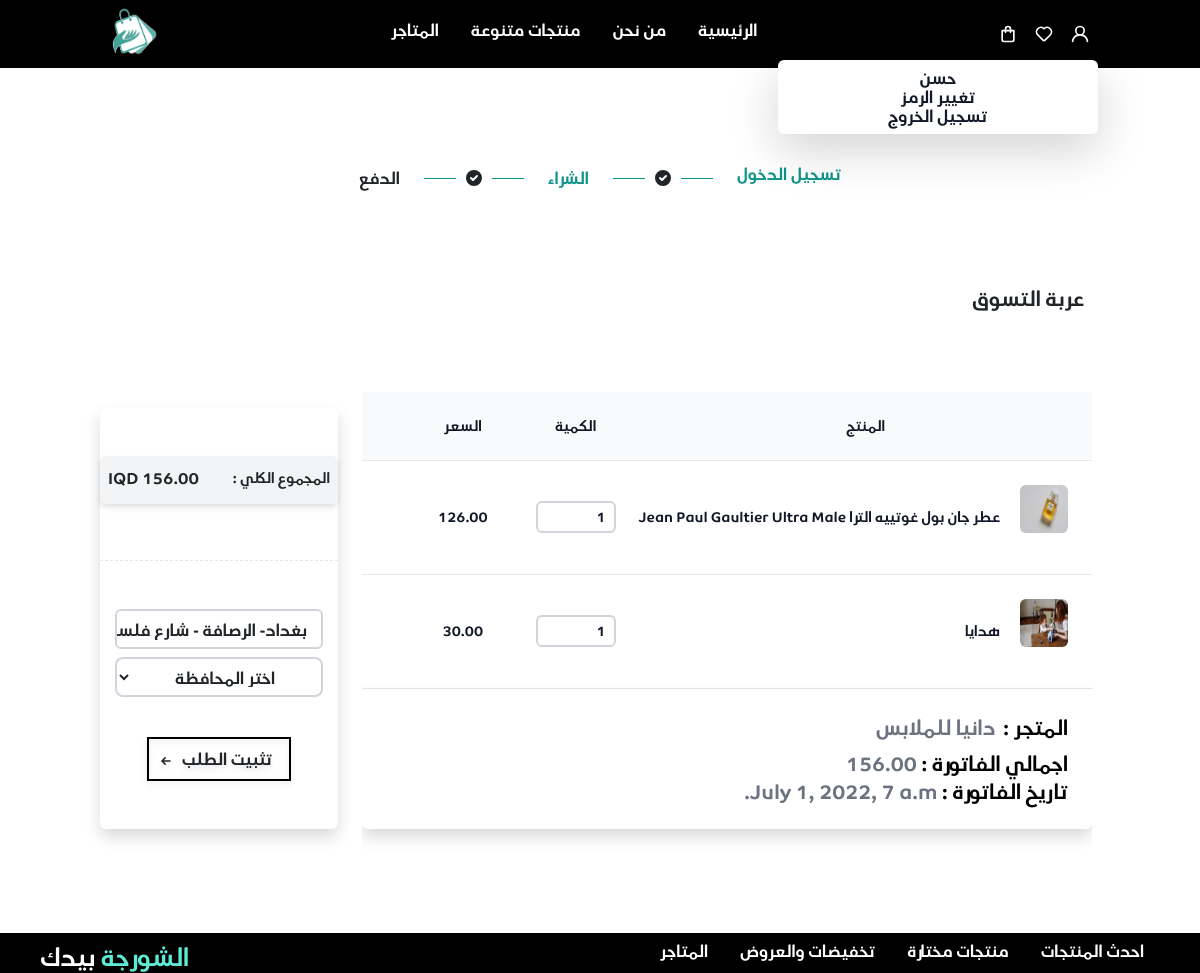
Page /shopper/brows_bills (signed in) on the earlier database version.
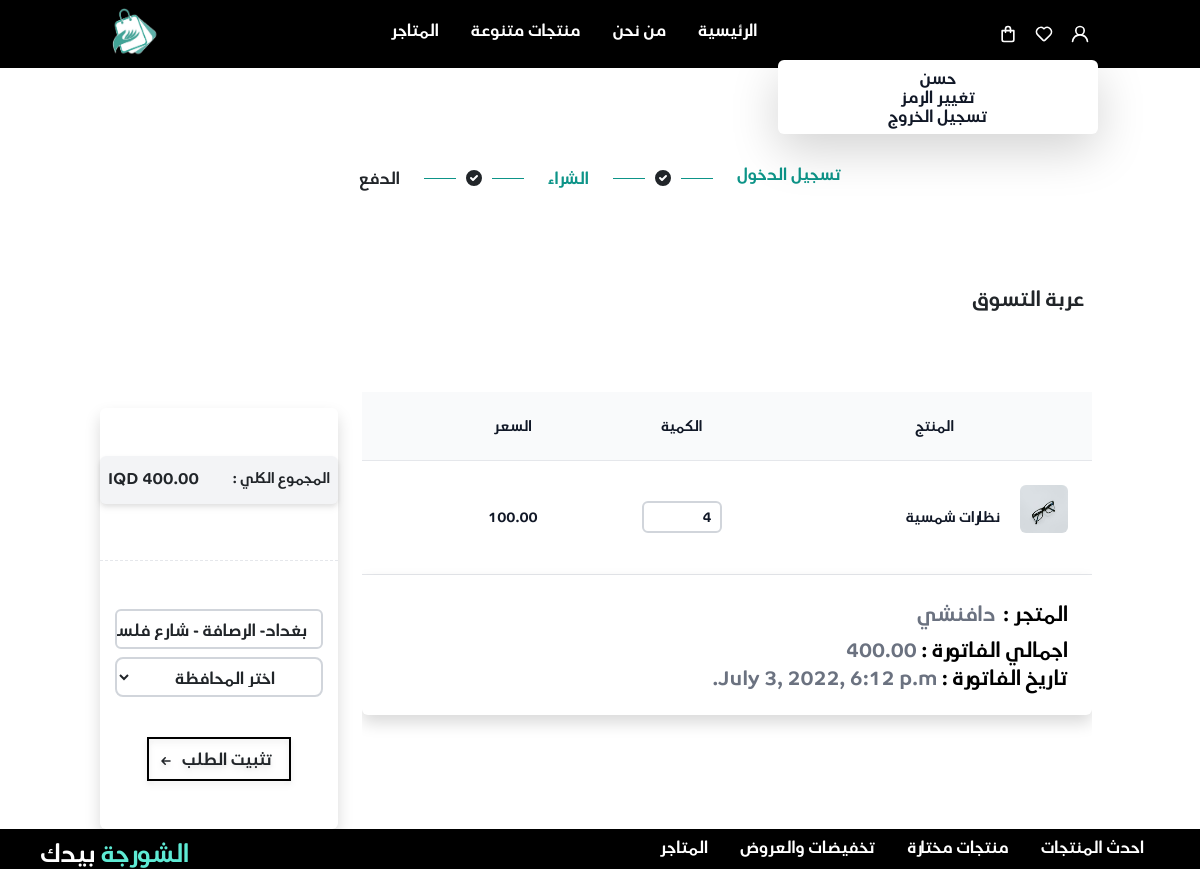
Same page on the later database version.
### jumla/models.py (models this page shows, shortened)
class Bill(models.Model):
    cart = models.ForeignKey(Cart, on_delete=models.CASCADE, related_name="bill_cart")
    shop = models.ForeignKey(Shop, on_delete=models.CASCADE, related_name="shop_bill")
    products = models.ManyToManyField(Bill_Items, related_name="bill_products")
    Date = models.DateTimeField(default=timezone.now)
    total = models.DecimalField(max_digits=12, decimal_places=2, default=0)
    def get_total(self):
        self.total = sum(i.item.price * i.qty for i in self.products.all())
        self.save()
        return self.total

class Bill_Items(models.Model):
    item = models.ForeignKey(Product, on_delete=models.CASCADE, null=True, related_name="product_item")
    qty = models.IntegerField(default=1)

class Product(models.Model):
    ProductName = models.CharField(max_length=255)
    Size = models.CharField(max_length=255)
    price = models.DecimalField(max_digits=12, decimal_places=2)
    description = models.CharField(max_length=255)
    shopOwner = models.ForeignKey(Shop, on_delete=models.CASCADE, related_name="shop_products")
    Date = models.DateTimeField(default=timezone.now)
    is_active = models.BooleanField(default=True)
    Category = models.ForeignKey(Category, on_delete=models.CASCADE, related_name="product_Category")

class product_Images(models.Model):
    image = models.ImageField(upload_to="images/", null=True)
    product = models.ForeignKey(Product, on_delete=models.CASCADE, related_name="Image_Product")
    class Meta:
        verbose_name = "product_Image"
        verbose_name_plural = "product_Images"

class Shop(models.Model):
    shopName = models.CharField(max_length=255)
    shopOwner = models.OneToOneField(User, on_delete=models.CASCADE, related_name="shopOwner")
    def __str__(self):
        return f"{self.shopName}"

class Cart(models.Model):
    userOwner = models.ForeignKey(User, on_delete=models.CASCADE, related_name="user_cart")
    Date = models.DateTimeField(default=timezone.now)
    total = models.DecimalField(default=0, max_digits=12, decimal_places=2, null=True)
    checkout = models.BooleanField(default=False, null=True)
    city = models.ForeignKey(Governorate, on_delete=models.CASCADE, related_name="cart_city", null=True)
    def get_cart_total(self):
        bills = Bill.objects.filter(cart_id=self.id)
        self.total = sum(b.total for b in bills)
        self.save()
        return self.total

### jumla/decorators.py (the view)
        def wrapper_func(request, *args, **kwargs):
            group = None
            if request.user.groups.exists():
                group = request.user.groups.all()[0].name
            if group in allowed_roles:
                return view_func(request, *args, **kwargs)
            else:
                return HttpResponse('not in group')

### jumla/views/shopper.py (called while the page is built, shortened)
@login_required(login_url='login')
@allowed_users(allowed_roles=['customer', 'admin'])
def show_cart_bills_order(request):
    cities = Governorate.objects.all()
    user_cart = Cart.objects.filter(userOwner=request.user).last()
    cart_bills = Bill.objects.filter(cart_id=user_cart.id)
    user_cart.total = user_cart.get_cart_total()
    bills_not_have_products = [result for shop in cart_bills.filter(total=0).values('shop') for result in shop.values()]
    for shop_id in bills_not_have_products:
        get_order_bill = Bill.objects.filter(cart_id=user_cart.id, shop_id=shop_id)
        get_order_bill.delete()
    for bill in cart_bills:
        bill.total = bill.get_total()
    context = {'bills': cart_bills,
               'cities': cities,
               'user_cart': user_cart
               }
    return render(request, "jumla/shopper/show_the_bills_ordered.html", context)

### jumla/templates/jumla/shopper/show_the_bills_ordered.html (shortened to what the changed rows need)
{% extends 'jumla/base/base.html' %}
{% load static %}
{% block content %}
<div class="flex justify-center p-5 mt-5 ">
    <div class=" flex">
        <h1 class="text-teal-600  font-bold mx-4">تسجيل الدخول </h1>
        <div class=" mt-1 inline-flex items-center">
              <h1 class="text-teal-600  font-bold mx-4">  الشراء </h1>
                <h1 class="font-medium mx-4">الدفع</h1>
        </div>
    </div>
</div>
<h1 class="text-right mx-3 text-xl font-semibold py-5">عربة التسوق</h1>
<div class="grid grid-cols-4 gap-3">
  <div class="col-span-2 md:col-span-3  p-2">
    {% for bill in bills %}
          <div class="overflow-x-auto sm:-mx-6 lg:-mx-8">
            <div class="py-4 inline-block min-w-full sm:px-6 lg:px-8">
              <div class="overflow-hidden">
                <table class="min-w-full text-center">
                  <thead class="border-b bg-gray-50">
                    <tr>
                      <th scope="col" class="text-sm font-medium text-gray-900 px-6 py-4">
                       المنتج
                      </th>
                      <th scope="col" class="text-sm font-medium text-gray-900 px-6 py-4">
                        الكمية
                      </th>
                      <th scope="col" class="text-sm font-medium text-gray-900 px-6 py-4">
                        السعر
                      </th>
                      <th scope="col" class="text-sm font-medium text-gray-900 px-6 py-4">
                      </th>
                    </tr>
                  </thead class="border-b">
                  {% for product in bill.products.all %}
                  <tbody>
                    <tr class="bg-white border-b">
                      <td class="px-6 py-4 whitespace-nowrap text-sm font-medium text-gray-900">
                        <div class="flex">
                                <img src="{{ product.item.Image_Product.first.image.url}}" class="w-12 h-12  rounded" alt=""/>
                            <div class="mr-5    my-4    ">
                                <h1 class="whitespace-no-wrap "> {{ product.item.ProductName }} </h1>
                            </div>
                        </div>
                      </td>
                      <td class="text-sm text-gray-900 font-light px-6 py-4 whitespace-nowrap">
                        <input id="qty" type="number" class="w-20 border-gray-300 border-2 p-2 focus:outline-none focus:ring focus:ring-gray-100  rounded h-8"
                             data-product_id="{{ product.item_id }}"
                              data-bill_id="{{ bill.id }}"
                       value="{{ product.qty }}"/>
                      </td>
                      <td class="text-sm text-gray-900 font-light px-6 py-4 whitespace-nowrap">
                        {{ product.item.price }}
                      </td>
                      <td class="text-sm text-gray-900 font-light px-6 py-2 whitespace-nowrap">
                        <div class="mb-4">
                        </div>
                      </td>
                    </tr class="bg-white border-b">
                    {% endfor %}
                  </tbody>
                </table>
                <div class="  p-4 shadow  rounded-bottom">
                    <div class="">
                        <h1  class="    text-xl text-black    mb-2" > المتجر :<span class=" text-gray-500 font-light mr-2">{{ bill.shop }}</span> </h1>
                        <h1   class=" text-xl  text-base    text-black ">اجمالي الفاتورة : <span id="{{ bill.id }}" class="  font-light text-gray-500 text-xl" >{{ bill.total }} </span> </h1>
                        <h1  class=" text-xl  text-base    text-black ">تاريخ الفاتورة : <span class=" text-gray-500 text-xl font-light " >{{ bill.Date }} </span> </h1>
                    </div>
                </div>
                <br>
                <br>
                <br>
              </div>
            </div>
          </div>
        {% endfor %}
  </div>
  <div class="col-span-1   ">
<form action="{% url 'brows_bills' %}" method="POST">
    <div class=" flex flex-col justify-center py-5 mt-5    shadow rounded ">
      <div class="flex justify-center   ">
         <div class=" mb-2  drop-shadow-md bg-gray-100   w-72 rounded h-12">
             <div class="flex justify-between items-center mt-1">
                 <h1 class="text-sm m-2  text-center">المجموع الكلي :</h1>
                 <h1 id="cart_total" class="m-2 text-center"> IQD {{ user_cart.total}}</h1>
             </div>
          </div>
     </div>
     <div class="mt-5 border-t border-dashed  ">
        <div class="  flex justify-center pt-10 ">
          <button class="py-2  hover:bg-black  hover:shadow-lg    w-36 h-11 border-2 text-center drop-shadow-md   border-black  hover:border-white hover:border-lg hover:text-white ">
              <div class="inline-flex items-center">
                  <h1 class="mb-1 mr-2 "> تثبيت الطلب</h1>
              </div>
             </button>
          </div>
     </div>
</div>
</form>
  </div>
</div>
{% endblock %}

Differences in the rows shown:
no longer on this page (row edited): Bill: shop "دانيا للملابس", total "156.00", Date "July 1, 2022, 7 a.m."
no longer on this page (row edited): Bill_Items: item.Image_Product.first.image (picture), item.ProductName "عطر جان بول غوتييه الترا Jean Paul Gaultier Ultra Male", qty "1", item.price "126.00", shown under "دانيا للملابس"
no longer on this page (row edited): Bill_Items: item.Image_Product.first.image (picture), item.ProductName "هدايا", qty "1", item.price "30.00", shown under "دانيا للملابس"
no longer on this page (row edited): Cart: total "156.00"
added Bill: shop "دافنشي", total "400.00", Date "July 3, 2022, 6:12 p.m."
added Bill_Items: item.Image_Product.first.image (picture), item.ProductName "نظارات شمسية", qty "4", item.price "100.00", shown under "دافنشي"
added Cart: total "400.00"
